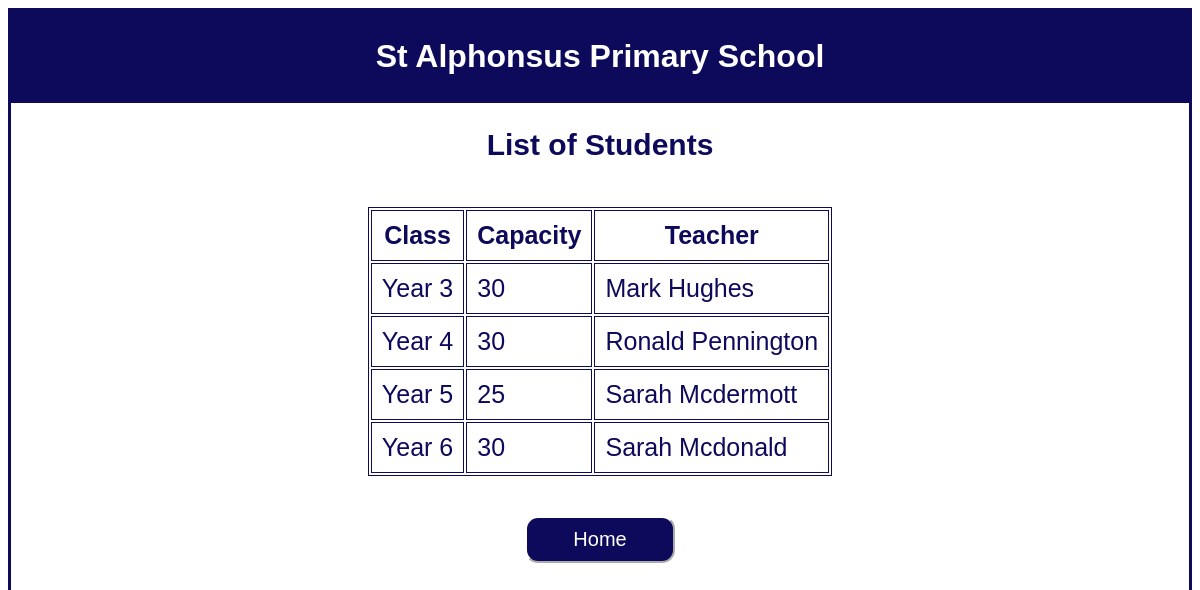
/viewClasses.php, run on the app's committed database.
### tables this page shows
CREATE TABLE `Classes` (
  `classID` int(11) NOT NULL,
  `className` varchar(20) DEFAULT NULL,
  `classCapacity` int(11) DEFAULT NULL,
  `t_ID` int(11) DEFAULT NULL
);

CREATE TABLE `Teachers` (
  `t_ID` int(11) NOT NULL,
  `t_Fname` varchar(20) DEFAULT NULL,
  `t_Sname` varchar(20) DEFAULT NULL,
  `t_Address` varchar(50) DEFAULT NULL,
  `t_phoneNum` varchar(11) DEFAULT NULL,
  `t_BackgroundCheck` varchar(50) DEFAULT NULL,
  `t_Salary` int(11) DEFAULT NULL
);

### viewClasses.php (the view, shortened to what this page needs)
<!DOCTYPE html>
<html lang="en">
<head>
    <link rel="stylesheet" href="CSS/view.css">
</head>
<body>
    <header>
        <h1>St Alphonsus Primary School</h1>
    </header>
    <h2>List of Students</h2>
    <?php
    $host = "localhost";
    $username = "root";
    $password = "";
    $dbname = "PrimarySchool";
    $conn = new mysqli($host, $username, $password, $dbname);
    $sql = "SELECT c.className, c.classCapacity, t.t_Fname, t.t_Sname FROM Classes c JOIN Teachers t ON c.t_ID = t.t_ID ORDER BY c.className ASC";
    $result = $conn->query($sql);
    $all_Classes = $result -> fetch_all(MYSQLI_ASSOC);
    echo "<div>";
    echo "<table>";
    echo "<tr><th>Class</th><th>Capacity</th><th>Teacher</th></tr>";
    foreach ($all_Classes as $row) {
        $fullName = $row["t_Fname"] . " " . $row["t_Sname"];
        echo "<tr>";
        echo "<td>" . $row["className"] . "</td>";
        echo "<td>" . $row["classCapacity"] . "</td>";
        echo "<td>" . $fullName . "</td>";
        echo "</tr>";
    }
    echo "</table>";
    echo "</div>";
    ?>
    <div><form action="home.php"><button>Home</button></form></div>
</body>
</html>

### CSS/view.css (style rules this page uses)
body { border: 3px solid rgb(13, 9, 91); height: 95vh; font-family: sans-serif; }
header { padding: 1px; background-color: rgb(13, 9, 91); margin-bottom: 20px; }
h1 { color: white; border: none; text-align: center; padding: 5px; font-family: sans-serif; }
h2 { color: rgb(13, 9, 91); border: none; text-align: center; font-family: sans-serif; font-size: 30px ; }
div { display: grid; justify-content: center; padding: 20px; font-family: sans-serif; font-size: 25px; color: rgb(13, 9, 91); }
th, td { border: 1px solid rgb(13, 9, 91); padding: 10px; }
table { border: 1px solid rgb(13, 9, 91); }
button { padding: 10px; text-align: center; width: 150px; background-color: rgb(13, 9, 91); color: white; border-color: white; border-radius: 13px; font-size: 20px; margin-bottom: 10px; }

### data on the page
classes: className "Year 3", classCapacity "30", t_ID.t_Sname "Mark Hughes"
classes: className "Year 4", classCapacity "30", t_ID.t_Sname "Ronald Pennington"
classes: className "Year 5", classCapacity "25", t_ID.t_Sname "Sarah Mcdermott"
classes: className "Year 6", classCapacity "30", t_ID.t_Sname "Sarah Mcdonald"
